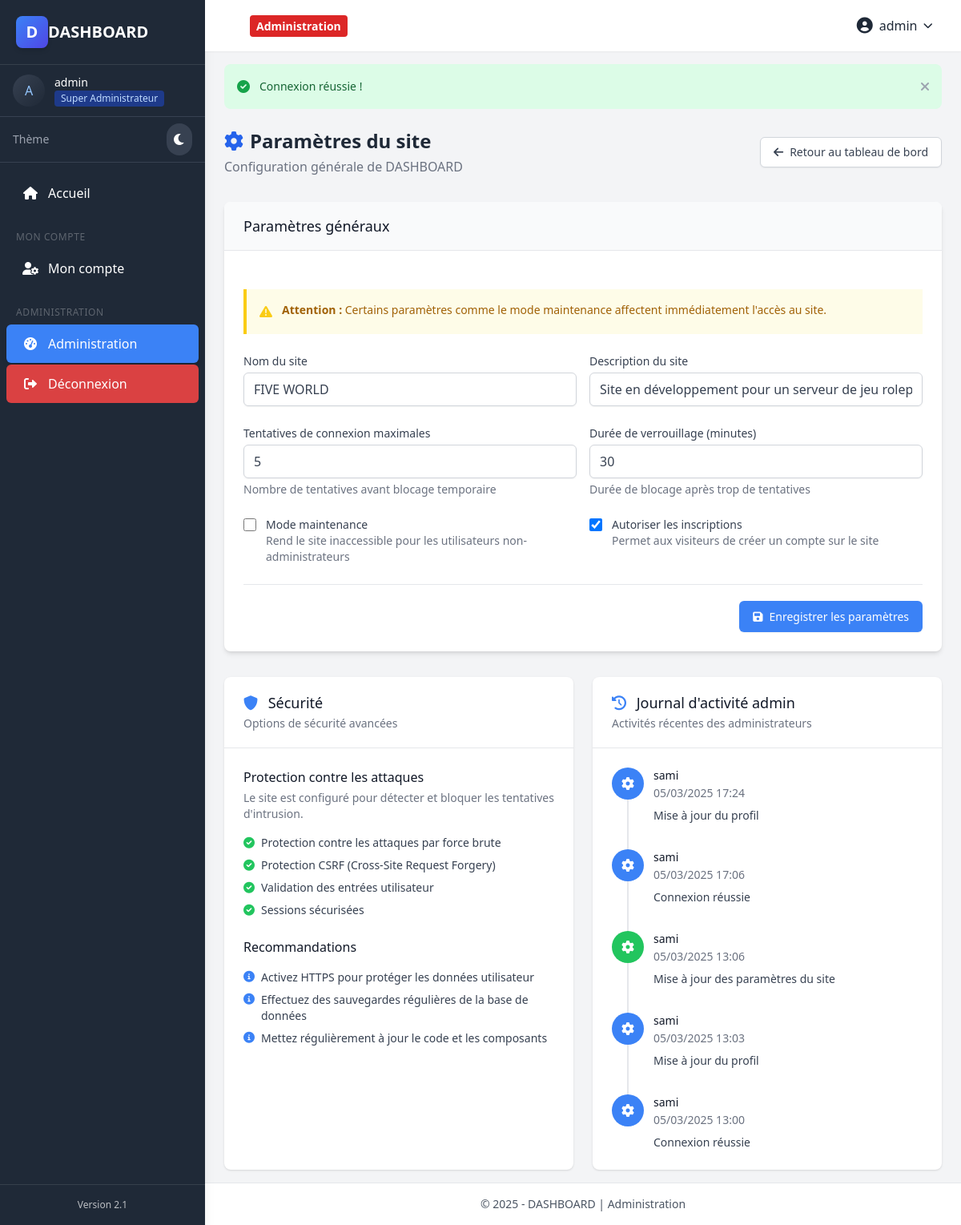
Page /admin/site-settings.php (signed in) on the committed database.
### tables this page shows
CREATE TABLE IF NOT EXISTS `users` (
  `id` int NOT NULL AUTO_INCREMENT,
  `username` varchar(30) NOT NULL,
  `email` varchar(100) NOT NULL,
  `password` varchar(255) NOT NULL,
  `user_level` int NOT NULL DEFAULT '1' COMMENT '1=Regular, 2=Moderator, 3=Admin, 4=SuperAdmin',
  `status` varchar(20) NOT NULL DEFAULT 'active' COMMENT 'active, banned, suspended',
  `ban_expires` datetime DEFAULT NULL COMMENT 'Date when temporary ban expires',
  `created_at` datetime NOT NULL,
  `updated_at` datetime DEFAULT CURRENT_TIMESTAMP ON UPDATE CURRENT_TIMESTAMP,
  `last_login` datetime DEFAULT NULL COMMENT 'Last successful login date',
  `email_verified` tinyint(1) NOT NULL DEFAULT '0' COMMENT 'Email verification status',
  `profile_image` varchar(255) DEFAULT NULL COMMENT 'Profile image path',
  PRIMARY KEY (`id`),
  UNIQUE KEY `username` (`username`),
  UNIQUE KEY `email` (`email`)
);

CREATE TABLE IF NOT EXISTS `user_activities` (
  `id` int NOT NULL AUTO_INCREMENT,
  `user_id` int NOT NULL,
  `activity_type` varchar(50) NOT NULL,
  `description` text NOT NULL,
  `ip_address` varchar(45) NOT NULL,
  `created_at` datetime NOT NULL,
  PRIMARY KEY (`id`),
  KEY `user_id` (`user_id`),
  KEY `activity_type` (`activity_type`),
  KEY `created_at` (`created_at`)
);

### admin/site-settings.php (the view, shortened to what the rows shown need)
<?php
require_once '../includes/admin-header.php';
?>
<div class="mb-8">
    <div class="flex flex-col md:flex-row md:items-center md:justify-between">
        <div>
            <h1 class="text-2xl font-bold flex items-center text-gray-800">
                <i class="fas fa-cog mr-2 text-blue-600"></i> Paramètres du site
            </h1>
        </div>
    </div>
</div>
<div class="mt-8 grid grid-cols-1 gap-6 lg:grid-cols-2">
    <div class="bg-white shadow overflow-hidden sm:rounded-lg">
        <div class="px-4 py-5 sm:p-6">
            <?php
            $sql = "SELECT ua.activity_type, ua.description, ua.created_at, u.username
                    FROM user_activities ua
                    JOIN users u ON ua.user_id = u.id
                    WHERE u.user_level >= ?
                    ORDER BY ua.created_at DESC
                    LIMIT 5";
            $adminActivities = [];
            $result = executeQuery($sql, [USER_LEVEL_ADMIN]);
            if ($result) {
                while ($row = $result->fetch_assoc()) {
                    $adminActivities[] = $row;
                }
            }
            ?>
            <?php if (empty($adminActivities)): ?>
                <p class="text-gray-500 text-center py-4">Aucune activité récente enregistrée.</p>
            <?php else: ?>
                <div class="flow-root">
                    <ul role="list" class="-mb-8">
                        <?php foreach ($adminActivities as $index => $activity): ?>
                            <li>
                                <div class="relative pb-8">
                                    <?php if ($index < count($adminActivities) - 1): ?>
                                        <span class="absolute top-5 left-5 -ml-px h-full w-0.5 bg-gray-200" aria-hidden="true"></span>
                                    <?php endif; ?>
                                    <div class="relative flex items-start space-x-3">
                                        <div class="relative">
                                            <?php
                                            $iconClass = 'bg-blue-500';
                                            $icon = 'fas fa-cog';
                                            switch ($activity['activity_type']) {
                                                case 'update_settings':
                                                    $iconClass = 'bg-green-500';
                                                    $icon = 'fas fa-cog';
                                                    break;
                                            }
                                            ?>
                                            <span class="h-10 w-10 rounded-full flex items-center justify-center <?= $iconClass ?> text-white">
                                                <i class="<?= $icon ?>"></i>
                                            </span>
                                        </div>
                                        <div class="min-w-0 flex-1">
                                            <div>
                                                <div class="text-sm font-medium text-gray-900">
                                                    <?= escapeString($activity['username']) ?>
                                                </div>
                                                <p class="mt-0.5 text-sm text-gray-500">
                                                    <?= date('d/m/Y H:i', strtotime($activity['created_at'])) ?>
                                                </p>
                                            </div>
                                            <div class="mt-2 text-sm text-gray-700">
                                                <p><?= escapeString($activity['description']) ?></p>
                                            </div>
                                        </div>
                                    </div>
                                </div>
                            </li>
                        <?php endforeach; ?>
                    </ul>
                </div>
            <?php endif; ?>
        </div>
    </div>
</div>
<?php require_once '../includes/admin-footer.php'; ?>

### includes/admin-header.php (shortened to what the rows shown need)
<?php
require_once '../includes/functions.php';
require_once '../includes/auth.php';
?>
<!DOCTYPE html>
<html lang="fr">
<head>
    <script src="https://cdn.tailwindcss.com"></script>
    <link rel="stylesheet" href="https://cdnjs.cloudflare.com/ajax/libs/font-awesome/6.0.0/css/all.min.css">
    <link rel="stylesheet" href="https://cdn.datatables.net/1.11.5/css/jquery.dataTables.min.css">
</head>
<body>
    <div class="dashboard-layout">
        <?php include '../includes/sidebar.php'; ?>
        <div class="main-content">
            <header class="top-header">
                <div class="container px-4">
                    <div class="header-content">
                        <div class="user-info">
                            <?php if (isLoggedIn()): ?>
                                <?php $user = getUserById($_SESSION['user_id']); ?>
                                <div class="relative group">
                                    <button class="flex items-center space-x-2 hover:text-blue-600 focus:outline-none" type="button" id="userDropdown">
                                        <i class="fas fa-user-circle text-xl"></i>
                                        <span><?= escapeString($user['username']) ?></span>
                                        <i class="fas fa-chevron-down text-xs"></i>
                                    </button>
                                </div>
                            <?php endif; ?>
                        </div>
                    </div>
                </div>
            </header>
            <div class="container px-6 py-4">

### includes/sidebar.php (shortened to what the rows shown need)
<?php
$loggedUser = isLoggedIn() ? getUserById($_SESSION['user_id']) : null;
?>
<div class="sidebar transition-all duration-300">
    <?php if ($loggedUser): ?>
    <div class="px-4 py-3 border-b border-gray-700">
        <div class="flex items-center space-x-3">
            <div class="flex-shrink-0">
                <?php if (!empty($loggedUser['profile_image'])): ?>
                    <img src="<?= $loggedUser['profile_image'] ?>" alt="Avatar" class="h-10 w-10 rounded-full object-cover border-2 border-blue-400">
                <?php else: ?>
                    <div class="h-10 w-10 rounded-full bg-gradient-to-br from-gray-700 to-gray-800 flex items-center justify-center text-blue-300 font-medium">
                        <?= strtoupper(substr($loggedUser['username'], 0, 1)) ?>
                    </div>
                <?php endif; ?>
            </div>
            <div class="flex-1 min-w-0">
                <p class="text-sm font-medium text-white truncate">
                    <?= escapeString($loggedUser['username']) ?>
                </p>
                <p class="text-xs text-gray-400 truncate">
                    <span class="inline-flex items-center px-2 py-0.5 rounded text-xs font-medium bg-blue-900 text-blue-200">
                        <?= getUserLevelText($loggedUser['user_level']) ?>
                    </span>
                </p>
            </div>
        </div>
    </div>
    <?php endif; ?>
</div>

### rows in the picture
users: username "A", username "admin", user_level "Super Administrateur"
user_activities: user.username "sami", created_at "05/03/2025 17:24", description "Mise à jour du profil"
user_activities: user.username "sami", created_at "05/03/2025 17:06", description "Connexion réussie"
user_activities: user.username "sami", created_at "05/03/2025 13:06", description "Mise à jour des paramètres du site"
user_activities: user.username "sami", created_at "05/03/2025 13:03", description "Mise à jour du profil"
user_activities: user.username "sami", created_at "05/03/2025 13:00", description "Connexion réussie"

### other values in the picture
substr(APP_NAME, 0, 1) "D"
APP_NAME "DASHBOARD"
APP_VERSION "2.1"
$_SESSION['flash_message'] "Connexion réussie !"
escapeString(APP_NAME) "DASHBOARD"
